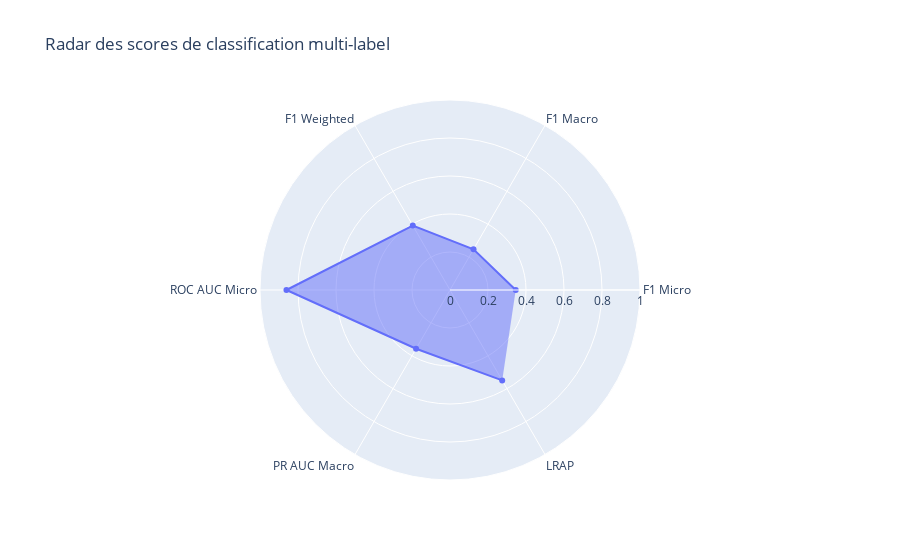

The notebook cell saved with this chart:
### Markdown cell above
## 9.3 - Radar des scores de classification multi-label

Le graphique radar permet de comparer visuellement plusieurs métriques clés utilisées pour évaluer les performances d’un modèle de classification multi-label. Ces métriques traduisent à la fois la qualité de la détection (F1), du classement (LRAP) et de la discrimination (AUC), tout en tenant compte du déséquilibre entre les émotions.

### Métriques utilisées

| Métrique           | Score  | Interprétation synthétique                                                  |
|--------------------|--------|----------------------------------------------------------------------------|
| **ROC AUC Micro**  | 0.861  | Très bonne capacité à classer globalement les étiquettes positives         |
| **LRAP**           | 0.549  | Les vraies émotions sont en général bien classées dans la prédiction      |
| **F1 Weighted**    | 0.392  | Performance forte sur les émotions fréquentes                              |
| **PR AUC Macro**   | 0.357  | Qualité moyenne des classements precision-recall par émotion               |
| **F1 Micro**       | 0.346  | Équilibre général sur toutes les émotions (dominées par les classes fréquentes) |
| **F1 Macro**       | 0.248  | Le modèle échoue souvent à capturer correctement les émotions rares        |

---

### Explication des métriques du radar

- **F1 Micro** : mesure globale du compromis précision / rappel sur toutes les prédictions. Sensible aux classes fréquentes.
- **F1 Macro** : moyenne des F1 par émotion, sans pondération → reflète les performances sur les classes rares.
- **F1 Weighted** : moyenne pondérée des F1 par fréquence d'apparition → bon indicateur de performance globale biaisée.
- **ROC AUC Micro** : capacité du modèle à classer correctement les étiquettes positives/négatives tous labels confondus.
- **PR AUC Macro** : aire moyenne sous les courbes précision-rappel par classe, utile pour juger la pertinence des classements dans les cas déséquilibrés.
- **LRAP** : reflète la capacité à **placer les bonnes étiquettes en haut du classement**. Plus il est élevé, mieux les vraies émotions sont identifiées en priorité.

---

### Conclusion interprétive

Le radar montre un **profil équilibré mais perfectible** :
- Les scores `ROC AUC Micro` et `LRAP` sont bons, ce qui indique que le modèle **perçoit bien les émotions globales** et **les classe correctement**.
- Les scores `F1_macro` et `PR AUC Macro` plus faibles révèlent que le modèle **échoue encore à capturer efficacement les émotions peu fréquentes**, malgré une bonne couverture globale (`F1_micro`, `F1_weighted`).

Le radar renforce l'idée que le modèle est **robuste sur les émotions dominantes**, mais qu'une **stratégie spécifique pour les classes rares** (rééquilibrage, focal loss, ajustement du seuil) est indispensable pour affiner la granularité émotionnelle.

### Code cell
radar_metrics = {
    "F1 Micro": metrics["eval_f1_micro"],
    "F1 Macro": metrics["eval_f1_macro"],
    "F1 Weighted": metrics["eval_f1_weighted"],
    "ROC AUC Micro": metrics["eval_roc_auc_micro"],
    "PR AUC Macro": metrics["eval_pr_auc_macro"],
    "LRAP": metrics["eval_lrap"]
}
df_radar = pd.DataFrame({
    "Métrique": list(radar_metrics.keys()),
    "Score": list(radar_metrics.values())
})

fig_radar = go.Figure()
fig_radar.add_trace(go.Scatterpolar(
    r=df_radar["Score"],
    theta=df_radar["Métrique"],
    fill='toself',
    name='ELECTRA'
))
fig_radar.update_layout(
    polar=dict(radialaxis=dict(visible=True, range=[0, 1])),
    title="Radar des scores de classification multi-label"
)

### Figure 1 — Plotly figure (JSON) as saved in the notebook; plotly's stock layout.template omitted (floating-point values rounded to 4 significant figures)
{"data": [{"fill": "toself", "name": "ELECTRA", "r": [0.3459, 0.2476, 0.3919, 0.8608, 0.3571, 0.5494], "theta": ["F1 Micro", "F1 Macro", "F1 Weighted", "ROC AUC Micro", "PR AUC Macro", "LRAP"], "type": "scatterpolar"}], "layout": {"polar": {"radialaxis": {"range": [0, 1], "visible": true}}, "title": {"text": "Radar des scores de classification multi-label"}}}
